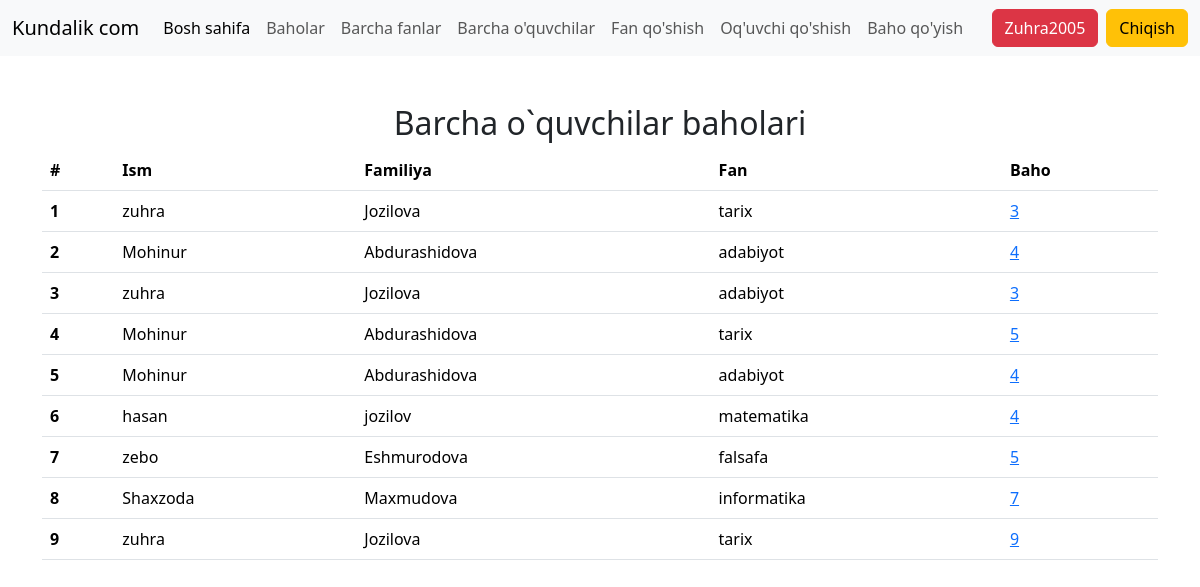
The app's page / (signed in) with its own data.
### baholar/models.py (models this page shows, shortened)
class Grade(models.Model):
    student=models.ForeignKey(Student, on_delete=models.CASCADE, related_name="grades")
    subject=models.ForeignKey(Subject,on_delete=models.CASCADE)
    grade=models.IntegerField()
    created_at=models.DateTimeField(auto_now_add=True)

class Student(models.Model):
    first_name=models.CharField(max_length=100, null=False, blank=False)
    last_name=models.CharField(max_length=100, null=False, blank=False)
    birth_date=models.DateTimeField(auto_now=True, null=True, blank=True)

class Subject(models.Model):
    name=models.CharField(max_length=100, null=False,blank=False)

### baholar/views.py (the view)
# urls.py: path('', home_page, name="bosh_sahifa"),
def home_page(request):
    students=Grade.objects.all()
    context={
        'students':students
    }
    return render(request,"home.html",context)

### templates/home.html (shortened to what this page needs)
{% extends 'base.html' %}
{% block content %}
        <div class="container">
            <div class="row">
                <div class="mt-4">
                  <h2 class="text-center">Barcha o`quvchilar baholari</h2>
                    <table class="table">
                      <thead>
                        <tr>
                          <th scope="col">#</th>
                          <th scope="col">Ism</th>
                          <th scope="col">Familiya</th>
                          <th scope="col">Fan</th>
                          <th scope="col">Baho</th>
                        </tr>
                      </thead>
                      <tbody>
                      {% for  student in students %}
                        <tr>
                          <th scope="row">{{ student.id}}</th>
                          <td>{{student.student.first_name }}</td>
                          <td>{{ student.student.last_name }}</td>
                          <td>{{ student.subject.name }}</td>
                          <td><a href="{% url 'update_grade' student.id %}">{{student.grade}}</a></td>
                        </tr>
                      {% endfor %}
                      </tbody>
                    </table>
                </div>
            </div>
        </div>
{% endblock content %}

### templates/base.html (shortened to what this page needs)
<!doctype html>
<html lang="en">
  <head>
    <link href="https://cdn.jsdelivr.net/npm/bootstrap@5.3.3/dist/css/bootstrap.min.css" rel="stylesheet">
  </head>
  <body>
        <nav class="navbar navbar-expand-lg bg-body-tertiary">
  <div class="container-fluid">
    <a class="navbar-brand" href="#">Kundalik com</a>
    <div class="collapse navbar-collapse" id="navbarSupportedContent">
      <ul class="navbar-nav me-auto mb-2 mb-lg-0">
        <li class="nav-item">
          <a class="nav-link active" aria-current="page" href="{% url 'bosh_sahifa'%}">Bosh sahifa</a>
        </li>
        <li class="nav-item">
          <a class="nav-link" href="#">Baholar</a>
        </li>
        <li class="nav-item">
          <a class="nav-link" href="{% url 'fan_add'%}">Barcha fanlar</a>
        </li>
        <li class="nav-item">
          <a class="nav-link" href="{% url 'oquvchilar_add' %}">Barcha o'quvchilar</a>
        </li>
        <li class="nav-item">
          <a class="nav-link" href="{% url 'fan_qosh' %}">Fan qo'shish</a>
        </li>
        <li class="nav-item">
          <a class="nav-link" href="{% url 'qoshish' %}">Oq'uvchi qo'shish</a>
        </li>
        <li class="nav-item">
          <a class="nav-link" href="{% url 'b_q' %}">Baho qo'yish</a>
        </li>
      </ul>
      {% if request.user.is_authenticated %}
      <a class="btn btn-danger me-2" href="#">{{ request.user.username }}</a>
      <a class="btn btn-warning" href="{% url 'logout' %}">Chiqish</a>
      {% else %}
      <a class="btn btn-primary me-2" href="{% url 'royxatdan_otish' %}"> Ro`yxatdan o`tish</a>
      <a class="btn btn-danger" href="{% url 'login' %}"> kirish </a>
      {% endif %}
      </div>
    </div>
</nav>
    {% block content %}
    {% endblock content %}
  </body>
</html>

### records on screen
Grade: id "1", student.first_name "zuhra", student.last_name "Jozilova", subject.name "tarix", grade "3"
Grade: id "2", student.first_name "Mohinur", student.last_name "Abdurashidova", subject.name "adabiyot", grade "4"
Grade: id "3", student.first_name "zuhra", student.last_name "Jozilova", subject.name "adabiyot", grade "3"
Grade: id "4", student.first_name "Mohinur", student.last_name "Abdurashidova", subject.name "tarix", grade "5"
Grade: id "5", student.first_name "Mohinur", student.last_name "Abdurashidova", subject.name "adabiyot", grade "4"
Grade: id "6", student.first_name "hasan", student.last_name "jozilov", subject.name "matematika", grade "4"
Grade: id "7", student.first_name "zebo", student.last_name "Eshmurodova", subject.name "falsafa", grade "5"
Grade: id "8", student.first_name "Shaxzoda", student.last_name "Maxmudova", subject.name "informatika", grade "7"
Grade: id "9", student.first_name "zuhra", student.last_name "Jozilova", subject.name "tarix", grade "9"

### other values on screen
{{ request.user.username }} "Zuhra2005"
